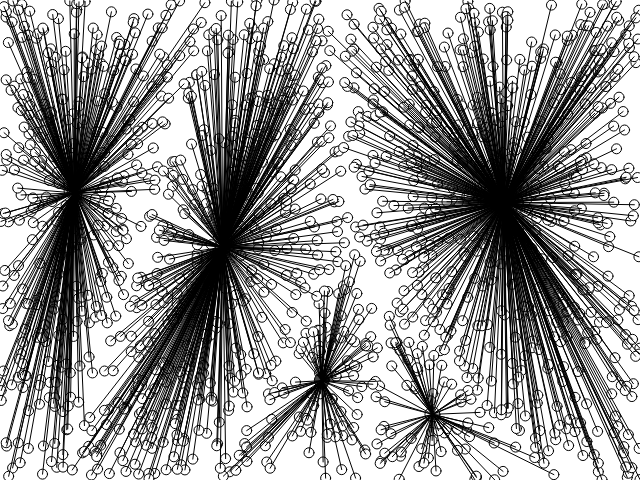
Frame 1 (no input)
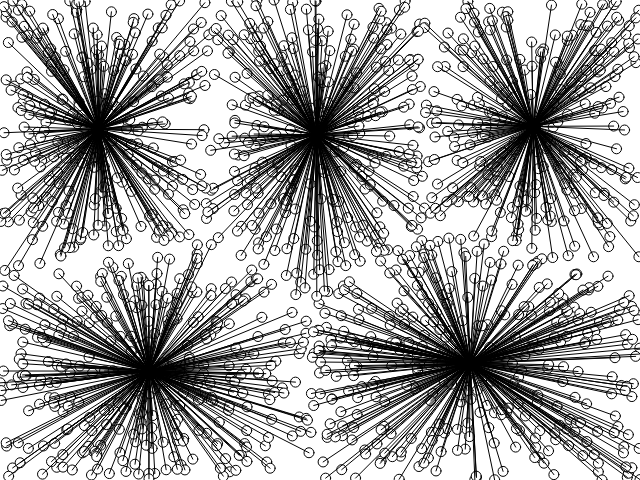
Frame 60 (no input)
Frame 120 (the mouse pressed at the canvas centre since frame 60): identical to frame 60, image omitted

The p5.js sketch that drew these frames (run headless with seeded random() and noise() and a simulated clock; from frame 60 on, the mouse is pressed at the canvas centre):

// p5.js sketch
// ── sketch.js
let height = 480;
let width = 640;

let pointNum = 1500;
let points = [];

let centroidsNum = 5;
let centroids = [];

let cluster = [];

let iterationNum = 5;

function setup() {
    createCanvas(width, height);

    for(let i = 0; i < pointNum; i++){
        points.push(createVector(random(0, width),random(0, height)));
    }
    initCluster();
    for(let i = 0; i < centroidsNum; i++){
        centroids.push(createVector(random(0, width),random(0, height)));
    }


    //for(let k = 0; k < iterationNum; k++){

        console.log(cluster)
    //}

}
function initCluster(){
    for(let i = 0; i < centroidsNum; i++){
        cluster[i] = [];
        cluster[i][0] = [];
        cluster[i][1] = [];
    }
}
function draw() {
    background(255);
    frameRate(60);

    initCluster();

    for(let i = 0; i < pointNum; i++){
        let dists = []
        for(let j = 0; j < centroidsNum; j++){
            dists.push(p5.Vector.dist(points[i], centroids[j]))
        }

        lowestDist = Math.min(...dists);
        cluster[dists.indexOf(lowestDist)][0].push(points[i].x);
        cluster[dists.indexOf(lowestDist)][1].push(points[i].y);

    }

    for(let i = 0; i < centroidsNum; i++){
        let average = (array) => array.reduce((a, b) => a + b) / array.length;

        let x = average(cluster[i][0]);
        let y = average(cluster[i][1]);


        centroids[i].x = x;
        centroids[i].y = y;
    }

    for(let i = 0; i < points.length ; i++ ) {
        fill(255);
        ellipse(points[i].x, points[i].y, 10, 10);
    }

    for(let i = 0; i < centroids.length ; i++ ) {
        fill(i*70, i*70, i*70);
        ellipse(centroids[i].x, centroids[i].y, 15, 15);
    }

    if(cluster.length != 0){
        for(let j = 0; j < centroidsNum; j++){
            for(let z = 0; z < cluster[j][0].length; z++){

                line(cluster[j][0][z], cluster[j][1][z], centroids[j].x, centroids[j].y);
            }
        }
    }
}
